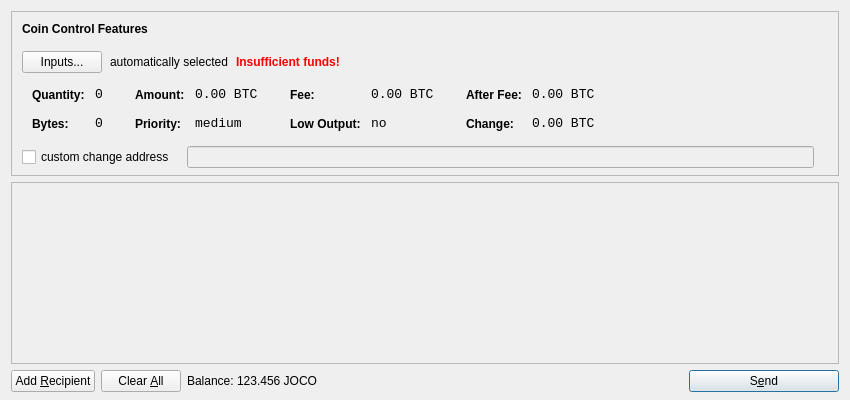
<?xml version="1.0" encoding="UTF-8"?>
<ui version="4.0">
 <class>SendCoinsDialog</class>
 <widget class="QDialog" name="SendCoinsDialog">
  <property name="geometry">
   <rect>
    <x>0</x>
    <y>0</y>
    <width>850</width>
    <height>400</height>
   </rect>
  </property>
  <property name="windowTitle">
   <string>Send Coins</string>
  </property>
  <layout class="QVBoxLayout" name="verticalLayout" stretch="0,1,0">
   <property name="bottomMargin">
    <number>8</number>
   </property>
   <item>
    <widget class="QFrame" name="frameCoinControl">
     <property name="sizePolicy">
      <sizepolicy hsizetype="Expanding" vsizetype="Expanding">
       <horstretch>0</horstretch>
       <verstretch>0</verstretch>
      </sizepolicy>
     </property>
     <property name="maximumSize">
      <size>
       <width>16777215</width>
       <height>16777215</height>
      </size>
     </property>
     <property name="frameShape">
      <enum>QFrame::StyledPanel</enum>
     </property>
     <property name="frameShadow">
      <enum>QFrame::Sunken</enum>
     </property>
     <layout class="QVBoxLayout" name="verticalLayoutCoinControl2">
      <property name="spacing">
       <number>-1</number>
      </property>
      <property name="leftMargin">
       <number>0</number>
      </property>
      <property name="topMargin">
       <number>0</number>
      </property>
      <property name="rightMargin">
       <number>0</number>
      </property>
      <property name="bottomMargin">
       <number>6</number>
      </property>
      <item>
       <layout class="QVBoxLayout" name="verticalLayoutCoinControl" stretch="0,0,0,0,1">
        <property name="spacing">
         <number>0</number>
        </property>
        <property name="leftMargin">
         <number>10</number>
        </property>
        <property name="topMargin">
         <number>10</number>
        </property>
        <item>
         <layout class="QHBoxLayout" name="horizontalLayoutCoinControl1">
          <property name="bottomMargin">
           <number>15</number>
          </property>
          <item>
           <widget class="QLabel" name="labelCoinControlFeatures">
            <property name="sizePolicy">
             <sizepolicy hsizetype="Preferred" vsizetype="Maximum">
              <horstretch>0</horstretch>
              <verstretch>0</verstretch>
             </sizepolicy>
            </property>
            <property name="font">
             <font>
              <weight>75</weight>
              <bold>true</bold>
             </font>
            </property>
            <property name="styleSheet">
             <string notr="true">font-weight:bold;</string>
            </property>
            <property name="text">
             <string>Coin Control Features</string>
            </property>
           </widget>
          </item>
         </layout>
        </item>
        <item>
         <layout class="QHBoxLayout" name="horizontalLayoutCoinControl2" stretch="0,0,0,0">
          <property name="spacing">
           <number>8</number>
          </property>
          <property name="bottomMargin">
           <number>10</number>
          </property>
          <item>
           <widget class="QPushButton" name="pushButtonCoinControl">
            <property name="styleSheet">
             <string notr="true"/>
            </property>
            <property name="text">
             <string>Inputs...</string>
            </property>
           </widget>
          </item>
          <item>
           <widget class="QLabel" name="labelCoinControlAutomaticallySelected">
            <property name="text">
             <string>automatically selected</string>
            </property>
            <property name="margin">
             <number>5</number>
            </property>
           </widget>
          </item>
          <item>
           <widget class="QLabel" name="labelCoinControlInsuffFunds">
            <property name="font">
             <font>
              <weight>75</weight>
              <bold>true</bold>
             </font>
            </property>
            <property name="styleSheet">
             <string notr="true">color:red;font-weight:bold;</string>
            </property>
            <property name="text">
             <string>Insufficient funds!</string>
            </property>
            <property name="margin">
             <number>5</number>
            </property>
           </widget>
          </item>
          <item>
           <spacer name="horizontalSpacerCoinControl">
            <property name="orientation">
             <enum>Qt::Horizontal</enum>
            </property>
            <property name="sizeHint" stdset="0">
             <size>
              <width>40</width>
              <height>1</height>
             </size>
            </property>
           </spacer>
          </item>
         </layout>
        </item>
        <item>
         <widget class="QWidget" name="widgetCoinControl" native="true">
          <property name="sizePolicy">
           <sizepolicy hsizetype="Preferred" vsizetype="Preferred">
            <horstretch>0</horstretch>
            <verstretch>0</verstretch>
           </sizepolicy>
          </property>
          <property name="minimumSize">
           <size>
            <width>0</width>
            <height>0</height>
           </size>
          </property>
          <property name="styleSheet">
           <string notr="true"/>
          </property>
          <layout class="QHBoxLayout" name="horizontalLayoutCoinControl5">
           <property name="margin">
            <number>0</number>
           </property>
           <item>
            <layout class="QHBoxLayout" name="horizontalLayoutCoinControl3" stretch="0,0,0,1">
             <property name="spacing">
              <number>20</number>
             </property>
             <property name="topMargin">
              <number>0</number>
             </property>
             <property name="bottomMargin">
              <number>10</number>
             </property>
             <item>
              <layout class="QFormLayout" name="formLayoutCoinControl1">
               <property name="horizontalSpacing">
                <number>10</number>
               </property>
               <property name="verticalSpacing">
                <number>14</number>
               </property>
               <property name="leftMargin">
                <number>10</number>
               </property>
               <property name="topMargin">
                <number>4</number>
               </property>
               <property name="rightMargin">
                <number>6</number>
               </property>
               <item row="0" column="0">
                <widget class="QLabel" name="labelCoinControlQuantityText">
                 <property name="styleSheet">
                  <string notr="true">font-weight:bold;</string>
                 </property>
                 <property name="text">
                  <string>Quantity:</string>
                 </property>
                 <property name="margin">
                  <number>0</number>
                 </property>
                </widget>
               </item>
               <item row="0" column="1">
                <widget class="QLabel" name="labelCoinControlQuantity">
                 <property name="font">
                  <font>
                   <family>Monospace</family>
                   <pointsize>10</pointsize>
                  </font>
                 </property>
                 <property name="cursor">
                  <cursorShape>IBeamCursor</cursorShape>
                 </property>
                 <property name="contextMenuPolicy">
                  <enum>Qt::ActionsContextMenu</enum>
                 </property>
                 <property name="text">
                  <string notr="true">0</string>
                 </property>
                 <property name="margin">
                  <number>0</number>
                 </property>
                 <property name="textInteractionFlags">
                  <set>Qt::LinksAccessibleByMouse|Qt::TextSelectableByKeyboard|Qt::TextSelectableByMouse</set>
                 </property>
                </widget>
               </item>
               <item row="1" column="0">
                <widget class="QLabel" name="labelCoinControlBytesText">
                 <property name="styleSheet">
                  <string notr="true">font-weight:bold;</string>
                 </property>
                 <property name="text">
                  <string>Bytes:</string>
                 </property>
                </widget>
               </item>
               <item row="1" column="1">
                <widget class="QLabel" name="labelCoinControlBytes">
                 <property name="font">
                  <font>
                   <family>Monospace</family>
                   <pointsize>10</pointsize>
                  </font>
                 </property>
                 <property name="cursor">
                  <cursorShape>IBeamCursor</cursorShape>
                 </property>
                 <property name="contextMenuPolicy">
                  <enum>Qt::ActionsContextMenu</enum>
                 </property>
                 <property name="text">
                  <string notr="true">0</string>
                 </property>
                 <property name="textInteractionFlags">
                  <set>Qt::LinksAccessibleByMouse|Qt::TextSelectableByKeyboard|Qt::TextSelectableByMouse</set>
                 </property>
                </widget>
               </item>
              </layout>
             </item>
             <item>
              <layout class="QFormLayout" name="formLayoutCoinControl2">
               <property name="horizontalSpacing">
                <number>10</number>
               </property>
               <property name="verticalSpacing">
                <number>14</number>
               </property>
               <property name="leftMargin">
                <number>6</number>
               </property>
               <property name="topMargin">
                <number>4</number>
               </property>
               <property name="rightMargin">
                <number>6</number>
               </property>
               <item row="0" column="0">
                <widget class="QLabel" name="labelCoinControlAmountText">
                 <property name="styleSheet">
                  <string notr="true">font-weight:bold;</string>
                 </property>
                 <property name="text">
                  <string>Amount:</string>
                 </property>
                 <property name="margin">
                  <number>0</number>
                 </property>
                </widget>
               </item>
               <item row="0" column="1">
                <widget class="QLabel" name="labelCoinControlAmount">
                 <property name="font">
                  <font>
                   <family>Monospace</family>
                   <pointsize>10</pointsize>
                  </font>
                 </property>
                 <property name="cursor">
                  <cursorShape>IBeamCursor</cursorShape>
                 </property>
                 <property name="contextMenuPolicy">
                  <enum>Qt::ActionsContextMenu</enum>
                 </property>
                 <property name="text">
                  <string notr="true">0.00 BTC</string>
                 </property>
                 <property name="textInteractionFlags">
                  <set>Qt::LinksAccessibleByMouse|Qt::TextSelectableByKeyboard|Qt::TextSelectableByMouse</set>
                 </property>
                </widget>
               </item>
               <item row="1" column="0">
                <widget class="QLabel" name="labelCoinControlPriorityText">
                 <property name="styleSheet">
                  <string notr="true">font-weight:bold;</string>
                 </property>
                 <property name="text">
                  <string>Priority:</string>
                 </property>
                </widget>
               </item>
               <item row="1" column="1">
                <widget class="QLabel" name="labelCoinControlPriority">
                 <property name="font">
                  <font>
                   <family>Monospace</family>
                   <pointsize>10</pointsize>
                  </font>
                 </property>
                 <property name="cursor">
                  <cursorShape>IBeamCursor</cursorShape>
                 </property>
                 <property name="contextMenuPolicy">
                  <enum>Qt::ActionsContextMenu</enum>
                 </property>
                 <property name="text">
                  <string>medium</string>
                 </property>
                 <property name="textInteractionFlags">
                  <set>Qt::LinksAccessibleByMouse|Qt::TextSelectableByKeyboard|Qt::TextSelectableByMouse</set>
                 </property>
                </widget>
               </item>
              </layout>
             </item>
             <item>
              <layout class="QFormLayout" name="formLayoutCoinControl3">
               <property name="horizontalSpacing">
                <number>10</number>
               </property>
               <property name="verticalSpacing">
                <number>14</number>
               </property>
               <property name="leftMargin">
                <number>6</number>
               </property>
               <property name="topMargin">
                <number>4</number>
               </property>
               <property name="rightMargin">
                <number>6</number>
               </property>
               <item row="0" column="0">
                <widget class="QLabel" name="labelCoinControlFeeText">
                 <property name="styleSheet">
                  <string notr="true">font-weight:bold;</string>
                 </property>
                 <property name="text">
                  <string>Fee:</string>
                 </property>
                 <property name="margin">
                  <number>0</number>
                 </property>
                </widget>
               </item>
               <item row="0" column="1">
                <widget class="QLabel" name="labelCoinControlFee">
                 <property name="font">
                  <font>
                   <family>Monospace</family>
                   <pointsize>10</pointsize>
                  </font>
                 </property>
                 <property name="cursor">
                  <cursorShape>IBeamCursor</cursorShape>
                 </property>
                 <property name="contextMenuPolicy">
                  <enum>Qt::ActionsContextMenu</enum>
                 </property>
                 <property name="text">
                  <string notr="true">0.00 BTC</string>
                 </property>
                 <property name="textInteractionFlags">
                  <set>Qt::LinksAccessibleByMouse|Qt::TextSelectableByKeyboard|Qt::TextSelectableByMouse</set>
                 </property>
                </widget>
               </item>
               <item row="1" column="0">
                <widget class="QLabel" name="labelCoinControlLowOutputText">
                 <property name="styleSheet">
                  <string notr="true">font-weight:bold;</string>
                 </property>
                 <property name="text">
                  <string>Low Output:</string>
                 </property>
                </widget>
               </item>
               <item row="1" column="1">
                <widget class="QLabel" name="labelCoinControlLowOutput">
                 <property name="font">
                  <font>
                   <family>Monospace</family>
                   <pointsize>10</pointsize>
                  </font>
                 </property>
                 <property name="cursor">
                  <cursorShape>IBeamCursor</cursorShape>
                 </property>
                 <property name="contextMenuPolicy">
                  <enum>Qt::ActionsContextMenu</enum>
                 </property>
                 <property name="text">
                  <string>no</string>
                 </property>
                 <property name="textInteractionFlags">
                  <set>Qt::LinksAccessibleByMouse|Qt::TextSelectableByKeyboard|Qt::TextSelectableByMouse</set>
                 </property>
                </widget>
               </item>
              </layout>
             </item>
             <item>
              <layout class="QFormLayout" name="formLayoutCoinControl4">
               <property name="horizontalSpacing">
                <number>10</number>
               </property>
               <property name="verticalSpacing">
                <number>14</number>
               </property>
               <property name="leftMargin">
                <number>6</number>
               </property>
               <property name="topMargin">
                <number>4</number>
               </property>
               <property name="rightMargin">
                <number>6</number>
               </property>
               <item row="0" column="0">
                <widget class="QLabel" name="labelCoinControlAfterFeeText">
                 <property name="styleSheet">
                  <string notr="true">font-weight:bold;</string>
                 </property>
                 <property name="text">
                  <string>After Fee:</string>
                 </property>
                 <property name="margin">
                  <number>0</number>
                 </property>
                </widget>
               </item>
               <item row="0" column="1">
                <widget class="QLabel" name="labelCoinControlAfterFee">
                 <property name="font">
                  <font>
                   <family>Monospace</family>
                   <pointsize>10</pointsize>
                  </font>
                 </property>
                 <property name="cursor">
                  <cursorShape>IBeamCursor</cursorShape>
                 </property>
                 <property name="contextMenuPolicy">
                  <enum>Qt::ActionsContextMenu</enum>
                 </property>
                 <property name="text">
                  <string notr="true">0.00 BTC</string>
                 </property>
                 <property name="textInteractionFlags">
                  <set>Qt::LinksAccessibleByMouse|Qt::TextSelectableByKeyboard|Qt::TextSelectableByMouse</set>
                 </property>
                </widget>
               </item>
               <item row="1" column="0">
                <widget class="QLabel" name="labelCoinControlChangeText">
                 <property name="styleSheet">
                  <string notr="true">font-weight:bold;</string>
                 </property>
                 <property name="text">
                  <string>Change:</string>
                 </property>
                </widget>
               </item>
               <item row="1" column="1">
                <widget class="QLabel" name="labelCoinControlChange">
                 <property name="font">
                  <font>
                   <family>Monospace</family>
                   <pointsize>10</pointsize>
                  </font>
                 </property>
                 <property name="cursor">
                  <cursorShape>IBeamCursor</cursorShape>
                 </property>
                 <property name="contextMenuPolicy">
                  <enum>Qt::ActionsContextMenu</enum>
                 </property>
                 <property name="text">
                  <string notr="true">0.00 BTC</string>
                 </property>
                 <property name="textInteractionFlags">
                  <set>Qt::LinksAccessibleByMouse|Qt::TextSelectableByKeyboard|Qt::TextSelectableByMouse</set>
                 </property>
                </widget>
               </item>
              </layout>
             </item>
            </layout>
           </item>
          </layout>
         </widget>
        </item>
        <item>
         <layout class="QHBoxLayout" name="horizontalLayoutCoinControl4" stretch="0,0,0">
          <property name="spacing">
           <number>12</number>
          </property>
          <property name="sizeConstraint">
           <enum>QLayout::SetDefaultConstraint</enum>
          </property>
          <property name="topMargin">
           <number>5</number>
          </property>
          <property name="rightMargin">
           <number>5</number>
          </property>
          <item>
           <widget class="QCheckBox" name="checkBoxCoinControlChange">
            <property name="text">
             <string>custom change address</string>
            </property>
           </widget>
          </item>
          <item>
           <widget class="QLineEdit" name="lineEditCoinControlChange">
            <property name="enabled">
             <bool>false</bool>
            </property>
            <property name="sizePolicy">
             <sizepolicy hsizetype="Expanding" vsizetype="Fixed">
              <horstretch>0</horstretch>
              <verstretch>0</verstretch>
             </sizepolicy>
            </property>
           </widget>
          </item>
          <item>
           <widget class="QLabel" name="labelCoinControlChangeLabel">
            <property name="sizePolicy">
             <sizepolicy hsizetype="Preferred" vsizetype="Expanding">
              <horstretch>0</horstretch>
              <verstretch>0</verstretch>
             </sizepolicy>
            </property>
            <property name="minimumSize">
             <size>
              <width>0</width>
              <height>0</height>
             </size>
            </property>
            <property name="text">
             <string/>
            </property>
            <property name="margin">
             <number>3</number>
            </property>
           </widget>
          </item>
         </layout>
        </item>
        <item>
         <spacer name="verticalSpacerCoinControl">
          <property name="orientation">
           <enum>Qt::Vertical</enum>
          </property>
          <property name="sizeHint" stdset="0">
           <size>
            <width>800</width>
            <height>1</height>
           </size>
          </property>
         </spacer>
        </item>
       </layout>
      </item>
     </layout>
    </widget>
   </item>
   <item>
    <widget class="QScrollArea" name="scrollArea">
     <property name="widgetResizable">
      <bool>true</bool>
     </property>
     <widget class="QWidget" name="scrollAreaWidgetContents">
      <property name="geometry">
       <rect>
        <x>0</x>
        <y>0</y>
        <width>830</width>
        <height>165</height>
       </rect>
      </property>
      <layout class="QVBoxLayout" name="verticalLayout_2">
       <property name="margin">
        <number>0</number>
       </property>
       <item>
        <layout class="QVBoxLayout" name="entries">
         <property name="spacing">
          <number>6</number>
         </property>
        </layout>
       </item>
       <item>
        <spacer name="verticalSpacer">
         <property name="orientation">
          <enum>Qt::Vertical</enum>
         </property>
         <property name="sizeHint" stdset="0">
          <size>
           <width>20</width>
           <height>40</height>
          </size>
         </property>
        </spacer>
       </item>
      </layout>
     </widget>
    </widget>
   </item>
   <item>
    <layout class="QHBoxLayout" name="horizontalLayout">
     <item>
      <widget class="QPushButton" name="addButton">
       <property name="toolTip">
        <string>Send to multiple recipients at once</string>
       </property>
       <property name="text">
        <string>Add &amp;Recipient</string>
       </property>
       <property name="icon">
        <iconset resource="../bitcoin.qrc">
         <normaloff>:/icons/add</normaloff>:/icons/add</iconset>
       </property>
       <property name="autoDefault">
        <bool>false</bool>
       </property>
      </widget>
     </item>
     <item>
      <widget class="QPushButton" name="clearButton">
       <property name="sizePolicy">
        <sizepolicy hsizetype="Minimum" vsizetype="Fixed">
         <horstretch>0</horstretch>
         <verstretch>0</verstretch>
        </sizepolicy>
       </property>
       <property name="toolTip">
        <string>Remove all transaction fields</string>
       </property>
       <property name="text">
        <string>Clear &amp;All</string>
       </property>
       <property name="icon">
        <iconset resource="../bitcoin.qrc">
         <normaloff>:/icons/remove</normaloff>:/icons/remove</iconset>
       </property>
       <property name="autoRepeatDelay">
        <number>300</number>
       </property>
       <property name="autoDefault">
        <bool>false</bool>
       </property>
      </widget>
     </item>
     <item>
      <layout class="QHBoxLayout" name="horizontalLayout_2">
       <property name="spacing">
        <number>3</number>
       </property>
       <item>
        <widget class="QLabel" name="label">
         <property name="text">
          <string>Balance:</string>
         </property>
        </widget>
       </item>
       <item>
        <widget class="QLabel" name="labelBalance">
         <property name="cursor">
          <cursorShape>IBeamCursor</cursorShape>
         </property>
         <property name="text">
          <string>123.456 JOCO</string>
         </property>
         <property name="textInteractionFlags">
          <set>Qt::LinksAccessibleByMouse|Qt::TextSelectableByKeyboard|Qt::TextSelectableByMouse</set>
         </property>
        </widget>
       </item>
      </layout>
     </item>
     <item>
      <spacer name="horizontalSpacer">
       <property name="orientation">
        <enum>Qt::Horizontal</enum>
       </property>
       <property name="sizeHint" stdset="0">
        <size>
         <width>40</width>
         <height>20</height>
        </size>
       </property>
      </spacer>
     </item>
     <item>
      <widget class="QPushButton" name="sendButton">
       <property name="minimumSize">
        <size>
         <width>150</width>
         <height>0</height>
        </size>
       </property>
       <property name="toolTip">
        <string>Confirm the send action</string>
       </property>
       <property name="text">
        <string>S&amp;end</string>
       </property>
       <property name="icon">
        <iconset resource="../bitcoin.qrc">
         <normaloff>:/icons/send</normaloff>:/icons/send</iconset>
       </property>
       <property name="default">
        <bool>true</bool>
       </property>
      </widget>
     </item>
    </layout>
   </item>
  </layout>
 </widget>
 <resources>
  <include location="../bitcoin.qrc"/>
 </resources>
 <connections/>
</ui>
